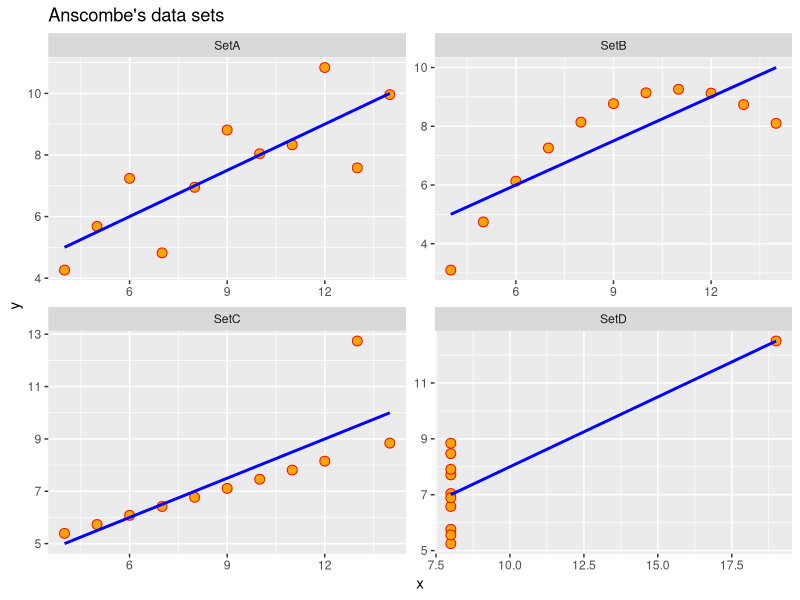

This figure's R source:
anscombe
install.packages('ggplot2')
install.packages('dplyr')
install.packages('reshape2')
library(ggplot2)
library(dplyr)
library(reshape2)
setA=select(anscombe, x=x1,y=y1)
setB=select(anscombe, x=x2,y=y2)
setC=select(anscombe, x=x3,y=y3)
setD=select(anscombe, x=x4,y=y4)
setA$group ='SetA'
setB$group ='SetB'
setC$group ='SetC'
setD$group ='SetD'
head(setA,4) 
all_data=rbind(setA,setB,setC,setD)
all_data[c(1,13,23,43),]  
summary_stats =all_data%>%group_by(group)%>%summarize("mean x"=mean(x),
                                                      "Sample variance x"=var(x),
                                                      "mean y"=round(mean(y),2),
                                                      "Sample variance y"=round(var(y),1),
                                                      'Correlation between x and y '=round(cor(x,y),2) )
models = all_data %>% 
  group_by(group) %>%
  do(mod = lm(y ~ x, data = .)) %>%
  do(data.frame(var = names(coef(.$mod)),
                coef = round(coef(.$mod),2),
                group = .$group)) %>%
  dcast(., group~var, value.var = "coef")
summary_reg = data_frame("Linear regression" = paste0("y = ",models$"(Intercept)"," + ",models$x,"x"))
summary_stats_and_linear_fit = cbind(summary_stats,  summary_reg)
summary_stats_and_linear_fit
ggplot(all_data, aes(x=x,y=y)) +geom_point(shape = 21, colour = "red", fill = "orange", size = 3)+
  ggtitle("Anscombe's data sets")+geom_smooth(method = "lm",se = FALSE,color='blue') + 
  facet_wrap(~group, scales="free")
